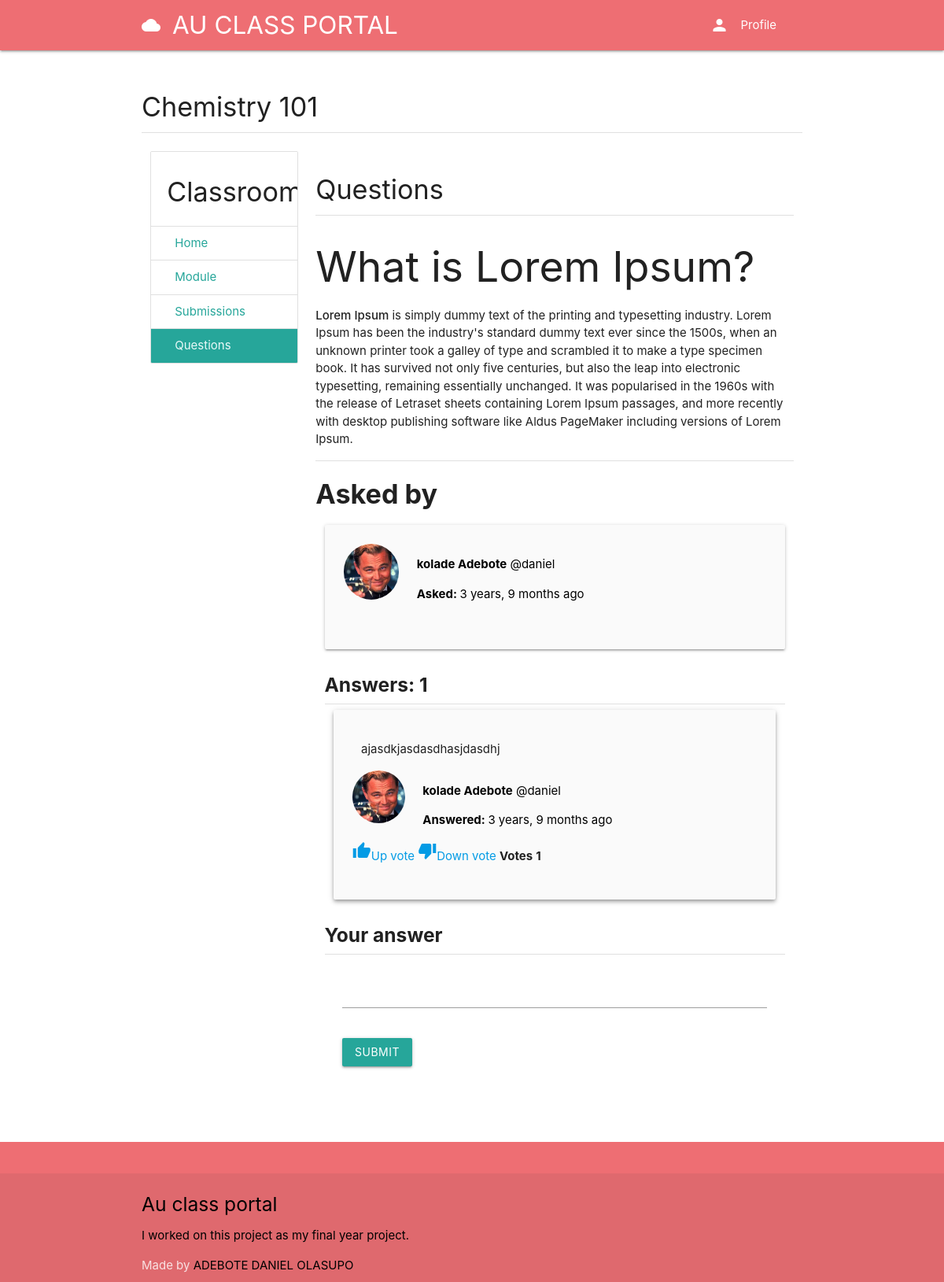
Page /course/fc336498-2d0a-4e61-ae8b-1f57174ee38d/questions/1 on the committed database.
### classroom/models.py (models this page shows, shortened)
class Course(models.Model):
	id = models.UUIDField(primary_key=True, default=uuid.uuid4, editable=False)
	picture = models.ImageField(upload_to=user_directory_path)
	title = models.CharField(max_length=200)
	description = models.CharField(max_length=300)
	category = models.ForeignKey(Category, on_delete=models.CASCADE)
	syllabus = RichTextField()
	user = models.ForeignKey(User, on_delete=models.CASCADE, related_name='course_owner')
	enrolled = models.ManyToManyField(User)
	modules = models.ManyToManyField(Module)
	questions = models.ManyToManyField(Question)

### question/models.py (models this page shows, shortened)
class Question(models.Model):
	user = models.ForeignKey(User, on_delete=models.CASCADE, related_name='question_user')
	title = models.CharField(max_length=300)
	body = RichTextField()
	created_date = models.DateTimeField(auto_now_add=True)
	update_date = models.DateTimeField(auto_now_add=True)
	has_accepted_answer = models.BooleanField(default=False)

class Answer(models.Model):
	user = models.ForeignKey(User, on_delete=models.CASCADE, related_name='answer_user')
	question = models.ForeignKey(Question, on_delete=models.CASCADE)
	body = RichTextField()
	created_date = models.DateTimeField(auto_now_add=True)
	update_date = models.DateTimeField(auto_now_add=True)
	votes = models.IntegerField(default=0)
	is_accepted_answer = models.BooleanField(default=False)

### authy/models.py (models this page shows, shortened)
class Profile(models.Model):
	user = models.OneToOneField(User, on_delete=models.CASCADE, related_name='profile')
	location = models.CharField(max_length=50, null=True, blank=True)
	url = models.CharField(max_length=80, null=True, blank=True)
	profile_info = models.TextField(max_length=150, null=True, blank=True)
	created = models.DateField(auto_now_add=True)
	picture = models.ImageField(upload_to=user_directory_path_profile, blank=True, null=True, verbose_name='Picture')
	banner = models.ImageField(upload_to=user_directory_path_banner, blank=True, null=True, verbose_name='Banner')

### question/views.py (the view)
# urls.py: path('<course_id>/questions/<question_id>', QuestionDetail, name='question-detail'),
def QuestionDetail(request, course_id, question_id):
	user = request.user
	moderator = False
	course = get_object_or_404(Course, id=course_id)
	question = get_object_or_404(Question, id=question_id)
	correct_answer = Answer.objects.filter(question=question, is_accepted_answer=True)
	rest_answers = Answer.objects.filter(question=question)
	answers = correct_answer | rest_answers
	if user == course.user or user == question.user:
		moderator = True
	if request.method == 'POST':
		form = AnswerForm(request.POST)
		if form.is_valid():
			body = form.cleaned_data.get('body')
			Answer.objects.create(user=user, question=question, body=body)
			return redirect('question-detail', course_id=course_id, question_id=question_id)
	else:
		form = AnswerForm()
	context = {
		'question': question,
		'answers': answers,
		'course': course,
		'form': form,
		'moderator': moderator,
	}
	return render(request, 'question/question.html', context)

### question/forms.py
class AnswerForm(forms.ModelForm):
	body = forms.CharField(widget=CKEditorWidget())
	class Meta:
		model = Answer
		fields = ('body',)

### authy/views.py (called while the page is built)
def SideNavInfo(request):
	user = request.user
	nav_profile = None
	if user.is_authenticated:
		nav_profile = Profile.objects.get(user=user)
	return {'nav_profile': nav_profile}

### direct/views.py (called while the page is built)
def CheckDirects(request):
    directs_count = 0
    if request.user.is_authenticated:
        directs_count = Message.objects.filter(user=request.user, is_read=False).count()
    return {'directs_count': directs_count}

### student_portal/templates/question/question.html (shortened to what this page needs)
{% extends 'base.html' %}
{% load static %}
{% load humanize %}
{% block content %}
<div class="section">
	<h4>{{ course.title }}</h4>
	<div class="divider"></div>
</div>
<div class="row">
<div class="col s3">
      <ul class="collection with-header">
        <li class="collection-header"><h4>Classroom</h4></li>
        <a href="{% url 'course' course.id %" class="collection-item">Home</a>
        <a href="{% url 'modules' course.id %}" class="collection-item">Module</a>
        <a href="{% url 'submissions' course.id %}" class="collection-item">Submissions</a>
        <a href="{% url 'questions' course.id %}" class="collection-item active">Questions</a>
      </ul>
</div>
<div class="col s9">
  <div class="section">
    <h4>Questions</h4>
    <div class="divider"></div>
    <div>
      {{ question.body | safe }}
    </div>
    <div>
      <div class="divider"></div>
      <h4><b>Asked by</b></h4>
    </div>
    <div class="col s12">
      <div class="card-panel grey lighten-5 z-depth-1">
      <div class="row">
      <div class="col s2">
      {% if question.user.profile.picture %}
        <img src="{{ question.user.profile.picture.url }}" class="circle responsive-img">
      {% else %}
        <img src="{% static 'img/no_avatar.jpg' %}" class="circle responsive-img">
      {% endif %}
      </div>
      <div class="col s10">
        <p class="black-text"><b>{{ question.user.get_full_name }}</b> @{{ question.user.username }}</p>
        <p class="black-text"><b>Asked: </b>{{question.created_date | naturaltime }}</p>
      </div>
      </div>
      </div>
    </div>
    <div class="col s12">
      <h5><b>Answers: {{ answers.count }}</b></h5>
      <div class="divider"></div>
    </div>
    <div class="col s12">
      {% for answer in answers %}
      <div class="col s12">
      <div class="card-panel grey lighten-5 z-depth-2">
      <div class="col s12">
        {{ answer.body | safe }}
      </div>
      <div class="row">
      <div class="col s2">
      {% if answer.user.profile.picture %}
        <img src="{{ answer.user.profile.picture.url }}" class="circle responsive-img">
      {% else %}
        <img src="{% static 'img/no_avatar.jpg' %}" class="circle responsive-img">
      {% endif %}
      </div>
      <div class="col s10">
        <p class="black-text"><b>{{ answer.user.get_full_name }}</b> @{{ answer.user.username }}</p>
        <p class="black-text"><b>Answered: </b>{{answer.created_date | naturaltime }}</p>
      </div>
      <div class="col s12">
        <a href="" class="vote" vote-type="U" answer-id="{{ answer.id }}"><i class="material-icons">thumb_up</i>Up vote</a>
        <a href="" class="vote" vote-type="D" answer-id="{{ answer.id }}"><i class="material-icons">thumb_down</i>Down vote</a>
        <span class="card-title"><b>Votes</b></span>
        <span id="answerVotes{{ answer.id }}" class="card-title"><b>{{ answer.votes }}</b></span>
      </div>
      </div>
      </div>
    </div>
    {% endfor %}
    </div>
    <div class="col s12">
      <h5><b>Your answer</b></h5>
      <div class="divider"></div>
      <div class="card">
        <form method="post" action="" role="form" class="col s12">
          <div class="input-field col s12">
            {{ form.body }}
          </div>
          <div class="input-field col s12">
            <button type="submit" value="login" class="btn waves-effect waves-light">
              Submit
            </button>
          </div>
        </form>
      </div>
    </div>
    <div class="col s12 m12 center-align">
    </div>
  </div>
</div>
</div>
{% endblock %}

### student_portal/templates/base.html (shortened to what this page needs)
{% load static %}
<!DOCTYPE html>
<html lang="en">
<head>
  <link href="{% static 'css/materialize.css' %}" type="text/css" rel="stylesheet" media="screen,projection"/>
  <link href="{% static 'css/style.css' %}" type="text/css" rel="stylesheet" media="screen,projection"/>
</head>
<body>
  <nav class="royalblue" role="navigation">
    <div class="nav-wrapper container">
      <a href="{% url 'index' %}" class="brand-logo"><i class="material-icons">cloud</i>AU CLASS PORTAL</a>
      <ul class="right hide-on-med-and-down">
        <li><a href="#" data-target="slide-out" class="sidenav-trigger show-on-large"><i class="material-icons left">person</i>Profile</a></li>
      </ul>
    </div>
  </nav>
<div class="container">
  <div class="section">
    {% block content %}
    {% endblock %}
  </div>
  </div>
  <br>
  <br>
  <footer class="page-footer royalblue">
    <div class="page-footer royalblue">
    <div class="footer-copyright">
      <div class="container">
        <h5 class="black-text">Au class portal</h5>
        <p class="black-text text-lighten-4">I worked on this project as my final year project.</p>
      Made by <a class="black-text text-lighten-3" href="http://materializecss.com">ADEBOTE DANIEL OLASUPO</a>
      </div>
    </div>
  </footer>
  </body>
  </html>

### rows in the picture
Course: title "Chemistry 101"
Question: body "What is Lorem Ipsum? Lorem Ipsum is simply dummy text of the printing and typesetting industry. Lorem Ipsum has been the industry's standard dummy text ever since the 1500s, when an unknown printer took a galley of type and scrambled it to make a type specimen book. It has survived not only five centuries, but also the leap into electronic typesetting, remaining essentially unchanged. It was popularised in the 1960s with the release of Letraset sheets containing Lorem Ipsum passages, and more recently with desktop publishing software like Aldus PageMaker including versions of Lorem Ipsum.", user.profile.picture (placeholder picture), user.get_full_name "kolade Adebote", user.username "daniel", created_date "3 years, 9 months ago"
Answer: body "ajasdkjasdasdhasjdasdhj", user.profile.picture (placeholder picture), user.get_full_name "kolade Adebote", user.username "daniel", created_date "3 years, 9 months ago", votes "1"

### other values in the picture
{{ answers.count }} "1"
